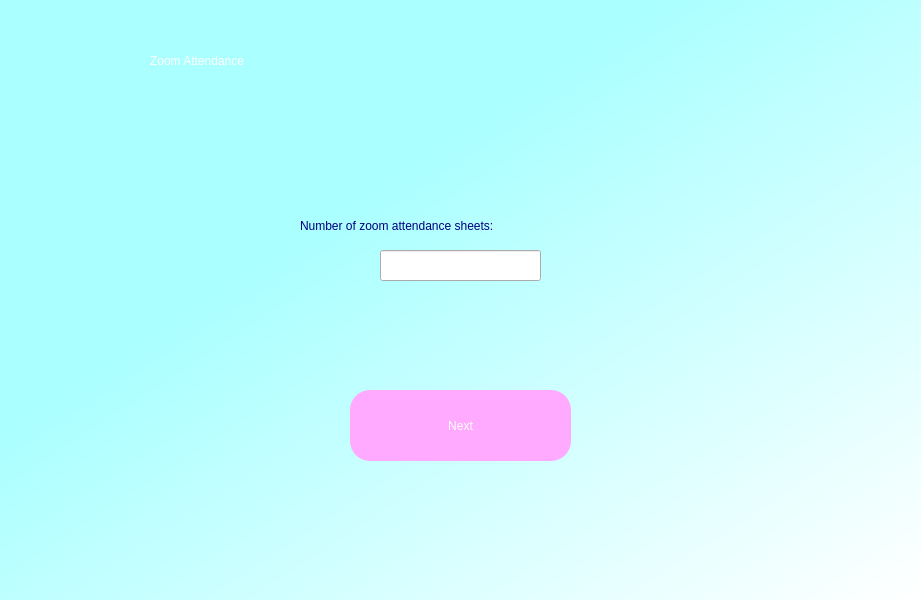
<?xml version="1.0" encoding="UTF-8"?>
<ui version="4.0">
 <class>Dialog</class>
 <widget class="QDialog" name="Dialog">
  <property name="geometry">
   <rect>
    <x>0</x>
    <y>0</y>
    <width>921</width>
    <height>600</height>
   </rect>
  </property>
  <property name="windowTitle">
   <string>Dialog</string>
  </property>
  <widget class="QWidget" name="widget" native="true">
   <property name="geometry">
    <rect>
     <x>0</x>
     <y>0</y>
     <width>921</width>
     <height>600</height>
    </rect>
   </property>
   <property name="styleSheet">
    <string notr="true">QWidget#widget{
background-color:qlineargradient(spread:pad, x1:0, y1:0, x2:1, y2:1, stop:0.357955 rgba(170, 255, 255, 255), stop:1 rgba(255, 255, 255, 255))}</string>
   </property>
   <widget class="QLabel" name="label">
    <property name="geometry">
     <rect>
      <x>150</x>
      <y>0</y>
      <width>651</width>
      <height>121</height>
     </rect>
    </property>
    <property name="styleSheet">
     <string notr="true">color: rgb(255, 255, 255);
font: 75 60pt &quot;Malgun Gothic&quot;;</string>
    </property>
    <property name="text">
     <string>Zoom Attendance</string>
    </property>
   </widget>
   <widget class="QPushButton" name="next_button">
    <property name="geometry">
     <rect>
      <x>350</x>
      <y>390</y>
      <width>221</width>
      <height>71</height>
     </rect>
    </property>
    <property name="styleSheet">
     <string notr="true">border-radius: 20px;
font: 75 30pt &quot;Malgun Gothic&quot;;
color: white;
background-color: rgb(255, 170, 255);</string>
    </property>
    <property name="text">
     <string>Next</string>
    </property>
   </widget>
   <widget class="QLabel" name="error_1">
    <property name="geometry">
     <rect>
      <x>550</x>
      <y>260</y>
      <width>161</width>
      <height>16</height>
     </rect>
    </property>
    <property name="styleSheet">
     <string notr="true">font: 10pt &quot;MS Shell Dlg 2&quot;;
color: rgb(255, 0, 0);</string>
    </property>
    <property name="text">
     <string/>
    </property>
   </widget>
   <widget class="QLabel" name="label_5">
    <property name="geometry">
     <rect>
      <x>300</x>
      <y>210</y>
      <width>351</width>
      <height>31</height>
     </rect>
    </property>
    <property name="styleSheet">
     <string notr="true">color: rgb(0, 0, 127);
font: 16pt &quot;Rockwell&quot;;</string>
    </property>
    <property name="text">
     <string>Number of zoom attendance sheets:</string>
    </property>
   </widget>
   <widget class="QLineEdit" name="num_zoom_attendance_sheets">
    <property name="geometry">
     <rect>
      <x>380</x>
      <y>250</y>
      <width>161</width>
      <height>31</height>
     </rect>
    </property>
    <property name="text">
     <string/>
    </property>
   </widget>
  </widget>
 </widget>
 <resources/>
 <connections/>
</ui>
